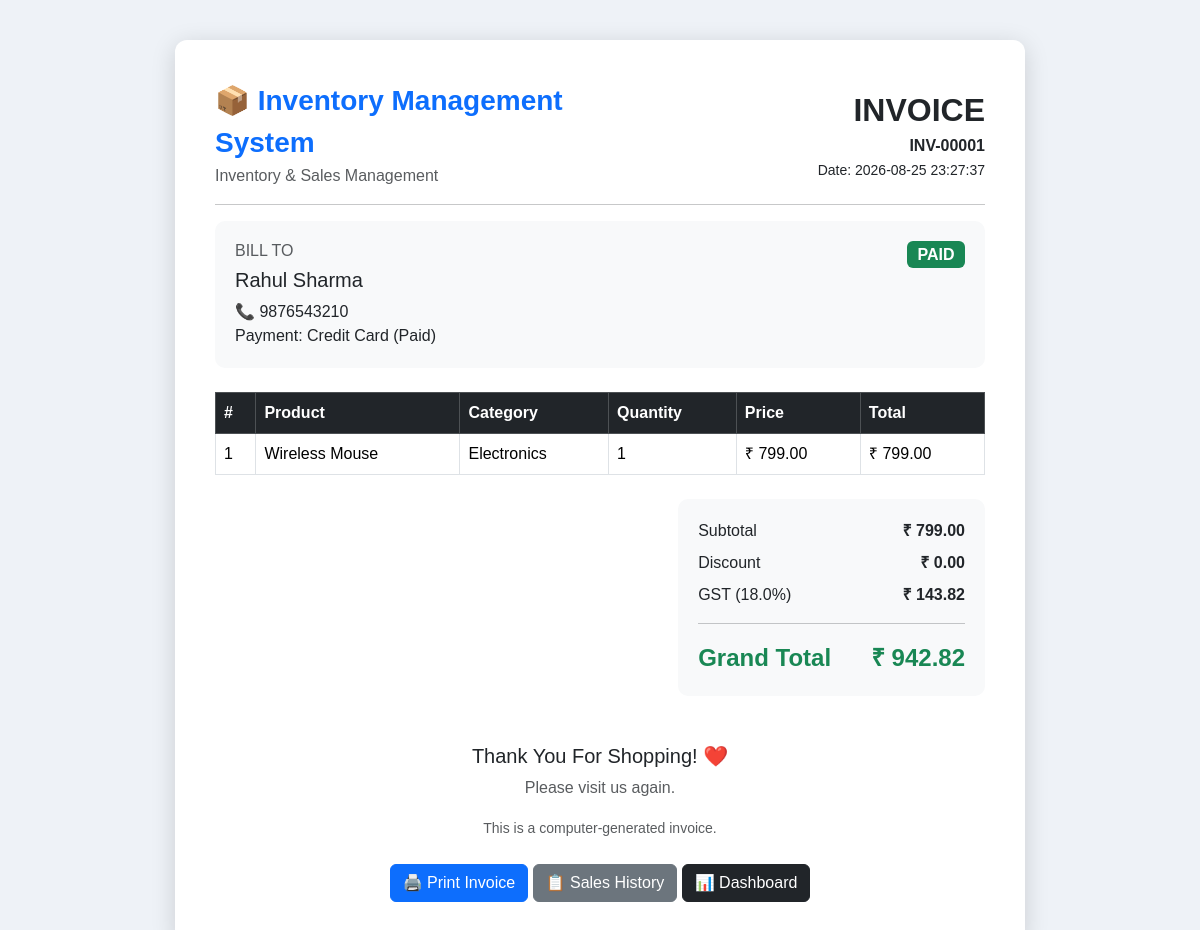
The app's page /invoice/1 with its own data.
### tables this page shows
CREATE TABLE sales (
            sale_id INTEGER PRIMARY KEY AUTOINCREMENT,
            product_id INTEGER NOT NULL,
            customer_id INTEGER,
            quantity INTEGER NOT NULL,
            price REAL NOT NULL,
            total REAL NOT NULL,
            sale_date TIMESTAMP DEFAULT CURRENT_TIMESTAMP, discount REAL NOT NULL DEFAULT 0, gst_rate REAL NOT NULL DEFAULT 18, gst REAL NOT NULL DEFAULT 0, grand_total REAL NOT NULL DEFAULT 0, payment_method TEXT NOT NULL DEFAULT 'Cash', payment_amount REAL NOT NULL DEFAULT 0, payment_status TEXT NOT NULL DEFAULT 'Paid', payment_date TIMESTAMP, transaction_id TEXT,

            FOREIGN KEY (product_id)
            REFERENCES products(product_id),

            FOREIGN KEY (customer_id)
            REFERENCES customers(customer_id)
        );

CREATE TABLE customers (
            customer_id INTEGER PRIMARY KEY AUTOINCREMENT,
            customer_name TEXT NOT NULL,
            phone TEXT
        );

CREATE TABLE products (
            product_id INTEGER PRIMARY KEY AUTOINCREMENT,
            product_name TEXT NOT NULL,
            category TEXT NOT NULL,
            quantity INTEGER NOT NULL,
            price REAL NOT NULL
        );

### app.py (the view)
@app.route("/invoice/<int:sale_id>")
def invoice(sale_id):
    conn = connect_db()
    cursor = conn.cursor()
    cursor.execute("""
        SELECT
            sales.sale_id,
            sales.quantity,
            sales.price,
            sales.total,
            sales.discount,
            sales.gst_rate,
            sales.gst,
            sales.grand_total,
            sales.payment_method,
            sales.payment_amount,
            sales.payment_status,
            sales.payment_date,
            sales.transaction_id,
            sales.sale_date,

            products.product_name,
            products.category,

            customers.customer_name,
            customers.phone

        FROM sales

        JOIN products
        ON sales.product_id = products.product_id

        LEFT JOIN customers
        ON sales.customer_id = customers.customer_id

        WHERE sales.sale_id = ?
    """, (sale_id,))
    sale = cursor.fetchone()
    conn.close()
    if sale is None:
        flash(
            "Invoice not found.",
            "danger"
        )
        return redirect("/sales")
    subtotal = sale["total"]
    discount = sale["discount"]
    gst_rate = sale["gst_rate"]
    gst = sale["gst"]
    grand_total = sale["grand_total"]
    invoice_no = f"INV-{sale_id:05d}"
    return render_template(
        "invoice.html",
        sale=sale,
        invoice_no=invoice_no,
        subtotal=subtotal,
        discount=discount,
        gst_rate=gst_rate,
        gst=gst,
        grand_total=grand_total
    )

### app.py (called while the page is built)
def connect_db():
    conn = sqlite3.connect("inventory.db")
    conn.row_factory = sqlite3.Row
    conn.execute("PRAGMA foreign_keys = ON")
    return conn

### templates/invoice.html (shortened to what this page needs)
<!DOCTYPE html>
<html lang="en">
<head>
    <link
        href="https://cdn.jsdelivr.net/npm/bootstrap@5.3.3/dist/css/bootstrap.min.css"
        rel="stylesheet">
</head>
<body>
<div class="invoice-container">
    <div class="row align-items-center">
        <div class="col-md-7">
            <div class="company-name">
                📦 Inventory Management System
            </div>
            <p class="text-muted mb-0">
                Inventory & Sales Management
            </p>
        </div>
        <div class="col-md-5 text-end">
            <div class="invoice-title">
                INVOICE
            </div>
            <strong>
                {{ invoice_no }}
            </strong>
            <br>
            <small>
                Date:
                {{ sale["sale_date"] }}
            </small>
        </div>
    </div>
    <hr>
    <div class="customer-box mb-4">
        <div class="row">
            <div class="col-md-6">
                <h6 class="text-muted">
                    BILL TO
                </h6>
                <h5>
                    {{ sale["customer_name"] or "Walk-in Customer" }}
                </h5>
                <p class="mb-0">
                    📞 {{ sale["phone"] or "N/A" }}
                </p>
                <p class="mb-0">
                    Payment: {{ sale["payment_method"] }} ({{ sale["payment_status"] }})
                </p>
            </div>
            <div class="col-md-6 text-end">
                <span class="badge bg-success fs-6">
                    PAID
                </span>
            </div>
        </div>
    </div>
    <table class="table table-bordered">
        <thead class="table-dark">
            <tr>
                <th>#</th>
                <th>Product</th>
                <th>Category</th>
                <th>Quantity</th>
                <th>Price</th>
                <th>Total</th>
            </tr>
        </thead>
        <tbody>
            <tr>
                <td>1</td>
                <td>
                    {{ sale["product_name"] }}
                </td>
                <td>
                    {{ sale["category"] }}
                </td>
                <td>
                    {{ sale["quantity"] }}
                </td>
                <td>
                    ₹ {{ "%.2f"|format(sale["price"]) }}
                </td>
                <td>
                    ₹ {{ "%.2f"|format(sale["total"]) }}
                </td>
            </tr>
        </tbody>
    </table>
    <div class="row justify-content-end mt-4">
        <div class="col-md-5">
            <div class="total-box">
                <div class="d-flex justify-content-between">
                    <span>
                        Subtotal
                    </span>
                    <strong>
                        ₹ {{ "%.2f"|format(subtotal) }}
                    </strong>
                </div>
                <div class="d-flex justify-content-between mt-2">
                    <span>
                        Discount
                    </span>
                    <strong>
                        ₹ {{ "%.2f"|format(discount) }}
                    </strong>
                </div>
                <div class="d-flex justify-content-between mt-2">
                    <span>
                        GST ({{ gst_rate }}%)
                    </span>
                    <strong>
                        ₹ {{ "%.2f"|format(gst) }}
                    </strong>
                </div>
                <hr>
                <div class="d-flex justify-content-between">
                    <span class="grand-total">
                        Grand Total
                    </span>
                    <span class="grand-total">
                        ₹ {{ "%.2f"|format(grand_total) }}
                    </span>
                </div>
            </div>
        </div>
    </div>
    <div class="text-center mt-5">
        <h5>
            Thank You For Shopping! ❤️
        </h5>
        <p class="text-muted">
            Please visit us again.
        </p>
        <small class="text-muted">
            This is a computer-generated invoice.
        </small>
    </div>
    <div class="text-center mt-4 no-print">
        <button
            onclick="window.print()"
            class="btn btn-primary">
            🖨️ Print Invoice
        </button>
        <a
            href="/sales"
            class="btn btn-secondary">
            📋 Sales History
        </a>
        <a
            href="/"
            class="btn btn-dark">
            📊 Dashboard
        </a>
    </div>
</div>
</body>
</html>

### templates/invoice.html (style rules this page uses)
body { background: #eef2f7; font-family: Arial, sans-serif; }
.invoice-container { max-width: 850px; margin: 40px auto; background: white; padding: 40px; border-radius: 12px; box-shadow: 0 5px 25px rgba(0,0,0,0.15); }
.company-name { font-size: 28px; font-weight: bold; color: #0d6efd; }
.invoice-title { font-size: 32px; font-weight: bold; }
.customer-box { background: #f8f9fa; padding: 20px; border-radius: 10px; }
.total-box { background: #f8f9fa; padding: 20px; border-radius: 10px; }
.grand-total { font-size: 24px; font-weight: bold; color: #198754; }

### records on screen
sales: sale_date "2026-08-25 23:27:37", payment_method "Credit Card", payment_status "Paid", quantity "1", price "799.00", total "799.00", discount "0.00", gst_rate "18.0", gst "143.82", grand_total "942.82"
customers: customer_name "Rahul Sharma", phone "9876543210"
products: product_name "Wireless Mouse", category "Electronics"

### other values on screen
{{ invoice_no }} "INV-00001"
